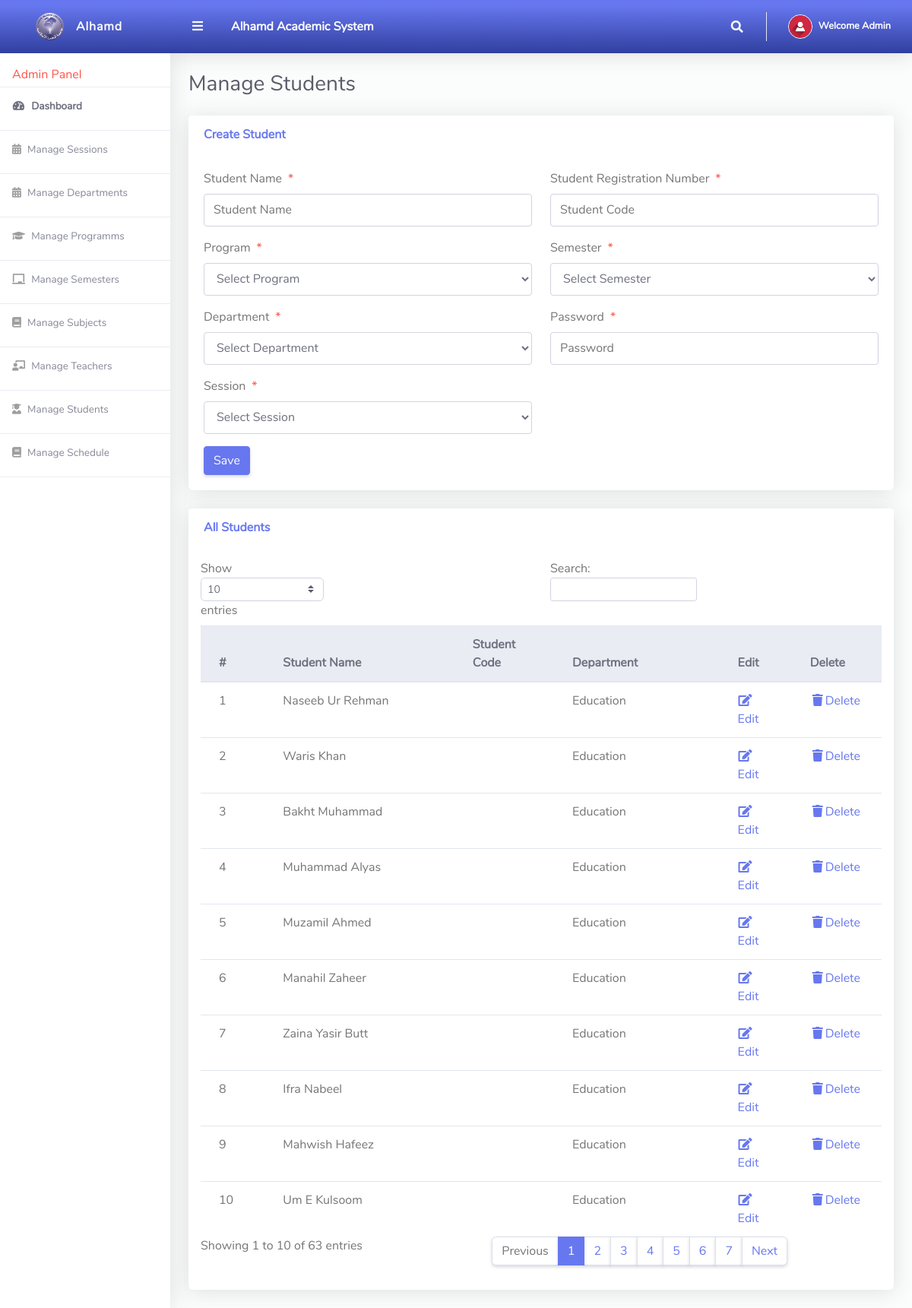
Page /Admin/manageStudents.php (signed in) on the committed database.
### tables this page shows
CREATE TABLE IF NOT EXISTS Students (
    StudentID INT PRIMARY KEY AUTO_INCREMENT,
    SessionID INT,
    RegNumber VARCHAR(50) UNIQUE,
    StudentName VARCHAR(100),
    Department VARCHAR(50),
    Program VARCHAR(50),
    Semester VARCHAR(10),
    Password VARCHAR(20),
    FOREIGN KEY (SessionID) REFERENCES Sessions(SessionID)
);

### Admin/manageStudents.php (the view, shortened to what this page needs)
<?php
include '../Includes/dbcon.php';
?>
<!DOCTYPE html>
<html lang="en">
<head>
    <link href="../vendor/fontawesome-free/css/all.min.css" rel="stylesheet" type="text/css">
    <link href="../vendor/bootstrap/css/bootstrap.min.css" rel="stylesheet" type="text/css">
    <link href="css/ruang-admin.min.css" rel="stylesheet">
</head>
<body id="page-top">
    <div id="wrapper">
        <?php include "Includes/sidebar.php";?>
        <div id="content-wrapper" class="d-flex flex-column">
            <div id="content">
                <?php include "Includes/topbar.php";?>
                <div class="container-fluid" id="container-wrapper">
                    <div class="d-sm-flex align-items-center justify-content-between mb-4">
                        <h1 class="h3 mb-0 text-gray-800">Manage Students</h1>
                    </div>
                    <div class="row">
                        <div class="col-lg-12">
                            <div class="card mb-4">
                                <div class="card-header py-3 d-flex flex-row align-items-center justify-content-between">
                                    <h6 class="m-0 font-weight-bold text-primary">Create Student</h6>
                                </div>
                                <div class="card-body">
                                    <form method="post">
                                        <div class="form-group row mb-3">
                                            <div class="col-xl-6">
                                                <label class="form-control-label">Student Name<span class="text-danger ml-2">*</span></label>
                                                <input type="text" class="form-control" name="studentName" value="<?php echo $editRow['StudentName'];?>" placeholder="Student Name">
                                            </div>
                                            <div class="col-xl-6">
                                                <label class="form-control-label">Student Registration Number<span class="text-danger ml-2">*</span></label>
                                                <input type="text" class="form-control" name="studentCode" value="<?php echo $editRow['RegNumber'];?>" placeholder="Student Code">
                                            </div>
                                        </div>
                                        <div class="form-group row mb-3">
                                        <div class="col-xl-6">
                                                <label class="form-control-label">Program<span class="text-danger ml-2">*</span></label>
                                                <select class="form-control" name="Program" required>
                                                <option value="">Select Program</option>
                                                <?php
                                                $query = "SELECT ProgramName FROM Programs";
                                                print_r($query);
                                                ?>
                                                </select>
                                            </div>
                                            <div class="col-xl-6">
                                                <label class="form-control-label">Semester<span class="text-danger ml-2">*</span></label>
                                                <select class="form-control" name="Semester" required>
                                                <option value="">Select Semester</option>
                                                </select>
                                            </div>
                                        </div>
                                        <div class="form-group row mb-3">
                                            <div class="col-xl-6">
                                            <label class="form-control-label">Department<span class="text-danger ml-2">*</span></label>
                                            <select class="form-control" name="department"id="departmentSelect" required onchange="updateDeptCode()">
                                            <option value="">Select Department</option>
                                            </select>
                                            </div>
                                            <div class="col-xl-6">
                                                <label class="form-control-label">Password<span class="text-danger ml-2">*</span></label>
                                                <input type="password" class="form-control" name="password" value="<?php echo $editRow['Password'];?>" placeholder="Password">
                                            </div>
                                        </div>
                                        <div class="form-group row mb-3">
                                        <div class="col-xl-6">
                                                <label class="form-control-label">Session<span class="text-danger ml-2">*</span></label>
                                                <select class="form-control" name="Session" required>
                                                <option value="">Select Session</option>
                                                </select>
                                            </div>
                                        </div>
                                        <?php if (isset($Id)) { ?>
                                            <button type="submit" name="update" class="btn btn-warning">Update</button>
                                        <?php } else { ?>
                                            <button type="submit" name="save" class="btn btn-primary">Save</button>
                                        <?php } ?>
                                    </form>
                                </div>
                            </div>
                            <div class="row">
                                <div class="col-lg-12">
                                    <div class="card mb-4">
                                        <div class="card-header py-3 d-flex flex-row align-items-center justify-content-between">
                                            <h6 class="m-0 font-weight-bold text-primary">All Students</h6>
                                        </div>
                                        <div class="table-responsive p-3">
                                            <table class="table align-items-center table-flush table-hover" id="dataTableHover">
                                                <thead class="thead-light">
                                                    <tr>
                                                        <th>#</th>
                                                        <th>Student Name</th>
                                                        <th>Student Code</th>
                                                        <th>Department</th>
                                                        <th>Edit</th>
                                                        <th>Delete</th>
                                                    </tr>
                                                </thead>
                                                <tbody>
                                                    <?php
                                                    $query = "SELECT * FROM Students";
                                                    $rs = $conn->query($query);
                                                    $sn = 0;
                                                    if ($rs->num_rows > 0) {
                                                        while ($rows = $rs->fetch_assoc()) {
                                                            $sn++;
                                                            echo "
                                                                <tr>
                                                                    <td>".$sn."</td>
                                                                    <td>".$rows['StudentName']."</td>
                                                                    <td>".$rows['StudentCode']."</td>
                                                                    <td>".$rows['Department']."</td>
                                                                    <td><a href='?action=edit&Id=".$rows['StudentID']."'><i class='fas fa-fw fa-edit'></i>Edit</a></td>
                                                                    <td><a href='?action=delete&Id=".$rows['StudentID']."'><i class='fas fa-fw fa-trash'></i>Delete</a></td>
                                                                </tr>";
                                                        }
                                                    }
                                                    ?>
                                                </tbody>
                                            </table>
                                        </div>
                                    </div>
                                </div>
                            </div>
                        </div>
                    </div>
                </div>
            </div>
        </div>
    </div>
</body>
</html>

### Admin/Includes/topbar.php (shortened to what this page needs)
<?php
  $query = "SELECT * FROM tbladmin WHERE Id = ".$_SESSION['userId']."";
  $rs = $conn->query($query);
  $rows = $rs->fetch_assoc();
  $fullName = $rows['firstName']." ".$rows['lastName'];
?>
<nav class="navbar navbar-expand navbar-light bg-gradient-primary topbar mb-4 static-top">
          <button id="sidebarToggleTop" class="btn btn-link rounded-circle mr-3">
            <i class="fa fa-bars"></i>
          </button>
        <div class="text-white big ml-2" style="margin-left:100px;"><b>Alhamd Academic System</b></div>
          <ul class="navbar-nav ml-auto">
            <li class="nav-item dropdown no-arrow">
              <a class="nav-link dropdown-toggle" href="#" id="searchDropdown" role="button" data-toggle="dropdown"
                aria-haspopup="true" aria-expanded="false">
                <i class="fas fa-search fa-fw"></i>
              </a>
            </li>
            <li class="nav-item dropdown no-arrow">
              <a class="nav-link dropdown-toggle" href="#" id="userDropdown" role="button" data-toggle="dropdown"
                aria-haspopup="true" aria-expanded="false">
                <img class="img-profile rounded-circle" src="img/user-icn.png" style="max-width: 60px">
                <span class="ml-2 d-none d-lg-inline text-white small"><b>Welcome <?php echo $fullName;?></b></span>
              </a>
            </li>
          </ul>
        </nav>

### rows in the picture
students: StudentName "Naseeb Ur Rehman", Department "Education"
students: StudentName "Waris Khan", Department "Education"
students: StudentName "Bakht Muhammad", Department "Education"
students: StudentName "Muhammad Alyas", Department "Education"
students: StudentName "Muzamil Ahmed", Department "Education"
students: StudentName "Manahil Zaheer", Department "Education"
students: StudentName "Zaina Yasir Butt", Department "Education"
students: StudentName "Ifra Nabeel", Department "Education"
students: StudentName "Mahwish Hafeez", Department "Education"
students: StudentName "Um E Kulsoom", Department "Education"

### other values in the picture
$fullName "Admin"
